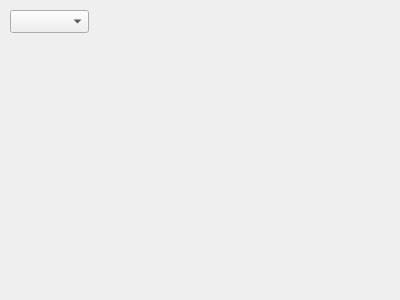
<?xml version="1.0" encoding="UTF-8"?>
<ui version="4.0">
 <class>qwidget</class>
 <widget class="QWidget" name="qwidget">
  <property name="geometry">
   <rect>
    <x>0</x>
    <y>0</y>
    <width>400</width>
    <height>300</height>
   </rect>
  </property>
  <property name="windowTitle">
   <string/>
  </property>
  <widget class="MyWidget" name="custom">
   <property name="geometry">
    <rect>
     <x>10</x>
     <y>10</y>
     <width>79</width>
     <height>23</height>
    </rect>
   </property>
  </widget>
 </widget>
 <customwidgets>
  <customwidget>
   <class>MyWidget</class>
   <extends>QComboBox</extends>
   <header>customwidget</header>
  </customwidget>
 </customwidgets>
 <resources/>
 <connections/>
</ui>
